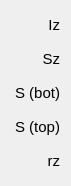
    <widget class="QWidget" name="layoutWidget">
     <property name="geometry">
      <rect>
       <x>360</x>
       <y>200</y>
       <width>71</width>
       <height>171</height>
      </rect>
     </property>
     <layout class="QVBoxLayout" name="verticalLayout_18">
      <item>
       <widget class="QLabel" name="MOIlabel">
        <property name="minimumSize">
         <size>
          <width>0</width>
          <height>28</height>
         </size>
        </property>
        <property name="maximumSize">
         <size>
          <width>16777215</width>
          <height>28</height>
         </size>
        </property>
        <property name="font">
         <font>
          <pointsize>11</pointsize>
         </font>
        </property>
        <property name="text">
         <string>Iz</string>
        </property>
        <property name="alignment">
         <set>Qt::AlignmentFlag::AlignRight|Qt::AlignmentFlag::AlignTrailing|Qt::AlignmentFlag::AlignVCenter</set>
        </property>
       </widget>
      </item>
      <item>
       <widget class="QLabel" name="sectionmodvar">
        <property name="minimumSize">
         <size>
          <width>0</width>
          <height>28</height>
         </size>
        </property>
        <property name="maximumSize">
         <size>
          <width>16777215</width>
          <height>28</height>
         </size>
        </property>
        <property name="font">
         <font>
          <pointsize>11</pointsize>
         </font>
        </property>
        <property name="text">
         <string>Sz</string>
        </property>
        <property name="alignment">
         <set>Qt::AlignmentFlag::AlignRight|Qt::AlignmentFlag::AlignTrailing|Qt::AlignmentFlag::AlignVCenter</set>
        </property>
       </widget>
      </item>
      <item>
       <widget class="QLabel" name="sectionmodbottomvar">
        <property name="minimumSize">
         <size>
          <width>0</width>
          <height>28</height>
         </size>
        </property>
        <property name="maximumSize">
         <size>
          <width>16777215</width>
          <height>28</height>
         </size>
        </property>
        <property name="font">
         <font>
          <pointsize>11</pointsize>
         </font>
        </property>
        <property name="text">
         <string>S (bot)</string>
        </property>
        <property name="alignment">
         <set>Qt::AlignmentFlag::AlignRight|Qt::AlignmentFlag::AlignTrailing|Qt::AlignmentFlag::AlignVCenter</set>
        </property>
       </widget>
      </item>
      <item>
       <widget class="QLabel" name="sectionmodtopvar">
        <property name="minimumSize">
         <size>
          <width>0</width>
          <height>28</height>
         </size>
        </property>
        <property name="maximumSize">
         <size>
          <width>16777215</width>
          <height>28</height>
         </size>
        </property>
        <property name="font">
         <font>
          <pointsize>11</pointsize>
         </font>
        </property>
        <property name="text">
         <string>S (top)</string>
        </property>
        <property name="alignment">
         <set>Qt::AlignmentFlag::AlignRight|Qt::AlignmentFlag::AlignTrailing|Qt::AlignmentFlag::AlignVCenter</set>
        </property>
       </widget>
      </item>
      <item>
       <widget class="QLabel" name="radofgyrationvar">
        <property name="minimumSize">
         <size>
          <width>0</width>
          <height>28</height>
         </size>
        </property>
        <property name="maximumSize">
         <size>
          <width>16777215</width>
          <height>28</height>
         </size>
        </property>
        <property name="font">
         <font>
          <pointsize>11</pointsize>
         </font>
        </property>
        <property name="text">
         <string>rz</string>
        </property>
        <property name="alignment">
         <set>Qt::AlignmentFlag::AlignRight|Qt::AlignmentFlag::AlignTrailing|Qt::AlignmentFlag::AlignVCenter</set>
        </property>
       </widget>
      </item>
     </layout>
    </widget>
